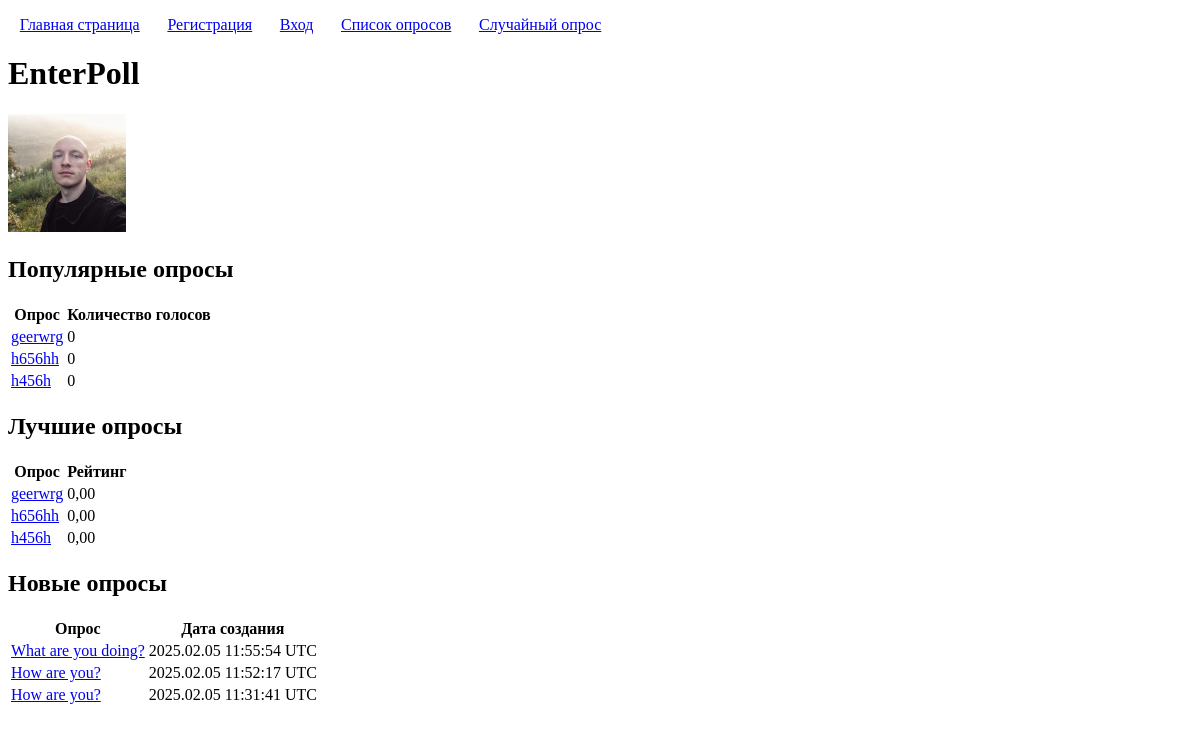
The page /enterpoll/ on the database as committed earlier.
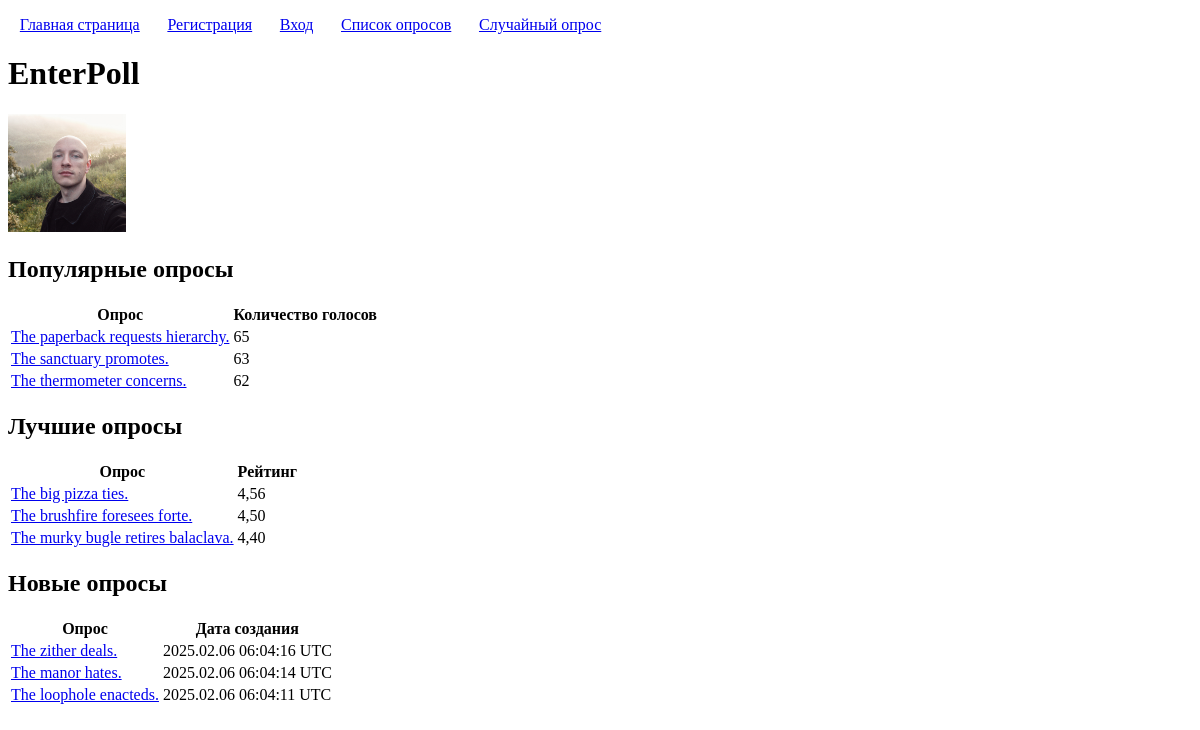
The same page on the database as committed later.
### polls/models.py (models this page shows, shortened)
class Poll(models.Model):
	title = models.CharField('Заголовок', max_length=100, validators=[custom_validators.forbidden_words])
	description = models.CharField('Описание', max_length=100, blank=True, null=True, validators=[custom_validators.forbidden_words])
	user = models.ForeignKey(User, on_delete=models.CASCADE, verbose_name='Автор')
	created = models.DateTimeField('Время создания', auto_now_add=True)
	def get_number_of_votes(self):
		return self.vote_set.count()
	def get_average_rating(self):
		return self.rating_set.aggregate(Avg('value', default=0))['value__avg']

### polls/views.py (the view)
# urls.py: path("", views.MainPageView.as_view(), name="main_page"),
class MainPageView(TemplateView):
	template_name = 'polls/main_page.html'
	def get_context_data(self, *args, **kwargs):
		context = super().get_context_data(*args, **kwargs)
		polls = Poll.objects.all()
		context['most_popular_polls'] = sorted(polls, key=Poll.get_number_of_votes, reverse=True)[0:3]
		context['highly_rated_polls'] = sorted(polls, key=Poll.get_average_rating, reverse=True)[0:3]
		context['latest_polls'] = polls.order_by('-created')[0:3]
		return context

### polls/templates/polls/main_page.html (shortened to what this page needs)
{% extends "base.html" %}
{% load static %}
{% block h1 %}EnterPoll{% endblock h1 %}
{% block content %}
	<img src="{% static 'polls/ivan.jpg' %}" alt="women" width="10%">
	<h2>Популярные опросы</h2>
	<table>
		<thead>
			<tr>
				<th>Опрос</th>
				<th>Количество голосов</th>
			</tr>
		</thead>
		<tbody>
				{% for poll in most_popular_polls %}
					<tr>
						<td>
							<a href="{% url 'poll_page' poll.pk %}">{{ poll.title }}</a>
						</td>
						<td>
							{{ poll.get_number_of_votes }}
						</td>
					</tr>
				{% endfor %}
		</tbody>
	</table>
	<h2>Лучшие опросы</h2>
	<table>
		<thead>
			<tr>
				<th>Опрос</th>
				<th>Рейтинг</th>
			</tr>
		</thead>
		<tbody>
				{% for poll in highly_rated_polls %}
					<tr>
						<td>
							<a href="{% url 'poll_page' poll.pk %}">{{ poll.title }}</a>
						</td>
						<td>
							{{ poll.get_average_rating|floatformat:2 }}
						</td>
					</tr>
				{% endfor %}
		</tbody>
	</table>
	<h2>Новые опросы</h2>
	<table>
		<thead>
			<tr>
				<th>Опрос</th>
				<th>Дата создания</th>
			</tr>
		</thead>
		<tbody>
				{% for poll in latest_polls %}
					<tr>
						<td>
							<a href="{% url 'poll_page' poll.pk %}">{{ poll.title }}</a>
						</td>
						<td>
							{{ poll.created|date:"Y.m.d H:i:s e" }}
						</td>
					</tr>
				{% endfor %}
		</tbody>
	</table>
{% endblock content %}

### templates/base.html (shortened to what this page needs)
{% load static %}
<!DOCTYPE html>
<html>
	<head>
		<link type="text/css" href="{% static 'css/style.css' %}" rel="stylesheet" />
	</head>
	<body>
		<div>
			{% block table_of_contents %}
				<p>
					<a class="table_of_contents" href="{% url 'main_page' %}">Главная страница</a>
					<a class="table_of_contents" href="{% url 'registration' %}">Регистрация</a>
					<a class="table_of_contents" href="{% url 'login' %}">Вход</a>
					<a class="table_of_contents" href="{% url 'polls_list' %}">Список опросов</a>
					<a class="table_of_contents" href="{% url 'random_poll_page' %}">Случайный опрос</a>
				</p>
			{% endblock table_of_contents %}
		</div>
		<div>
			<h1>{% block h1 %}block h1{% endblock h1 %}</h1>
		</div>
		<div>
			{% block content %}block content{% endblock content %}
		</div>
	</body>
</html>

### staticfiles/css/style.css (style rules this page uses)
.table_of_contents { margin: 0; padding: 0.25% 1% 0.25% 1%; }

Rows that differ between the two databases and show on the page:
removed Poll: title "geerwrg", get_number_of_votes "0", get_average_rating "0,00"
removed Poll: title "h656hh", get_number_of_votes "0", get_average_rating "0,00"
removed Poll: title "h456h", get_number_of_votes "0", get_average_rating "0,00"
removed Poll: title "What are you doing?", created "2025.02.05 11:55:54 UTC", shown under "Новые опросы"
removed Poll: title "How are you?", created "2025.02.05 11:52:17 UTC", shown under "Новые опросы"
removed Poll: title "How are you?", created "2025.02.05 11:31:41 UTC", shown under "Новые опросы"
added Poll: title "The paperback requests hierarchy.", get_number_of_votes "65", shown under "Популярные опросы"
added Poll: title "The sanctuary promotes.", get_number_of_votes "63", shown under "Популярные опросы"
added Poll: title "The thermometer concerns.", get_number_of_votes "62", shown under "Популярные опросы"
added Poll: title "The big pizza ties.", get_average_rating "4,56", shown under "Лучшие опросы"
added Poll: title "The brushfire foresees forte.", get_average_rating "4,50", shown under "Лучшие опросы"
added Poll: title "The murky bugle retires balaclava.", get_average_rating "4,40", shown under "Лучшие опросы"
added Poll: title "The zither deals.", created "2025.02.06 06:04:16 UTC", shown under "Новые опросы"
added Poll: title "The manor hates.", created "2025.02.06 06:04:14 UTC", shown under "Новые опросы"
added Poll: title "The loophole enacteds.", created "2025.02.06 06:04:11 UTC", shown under "Новые опросы"
